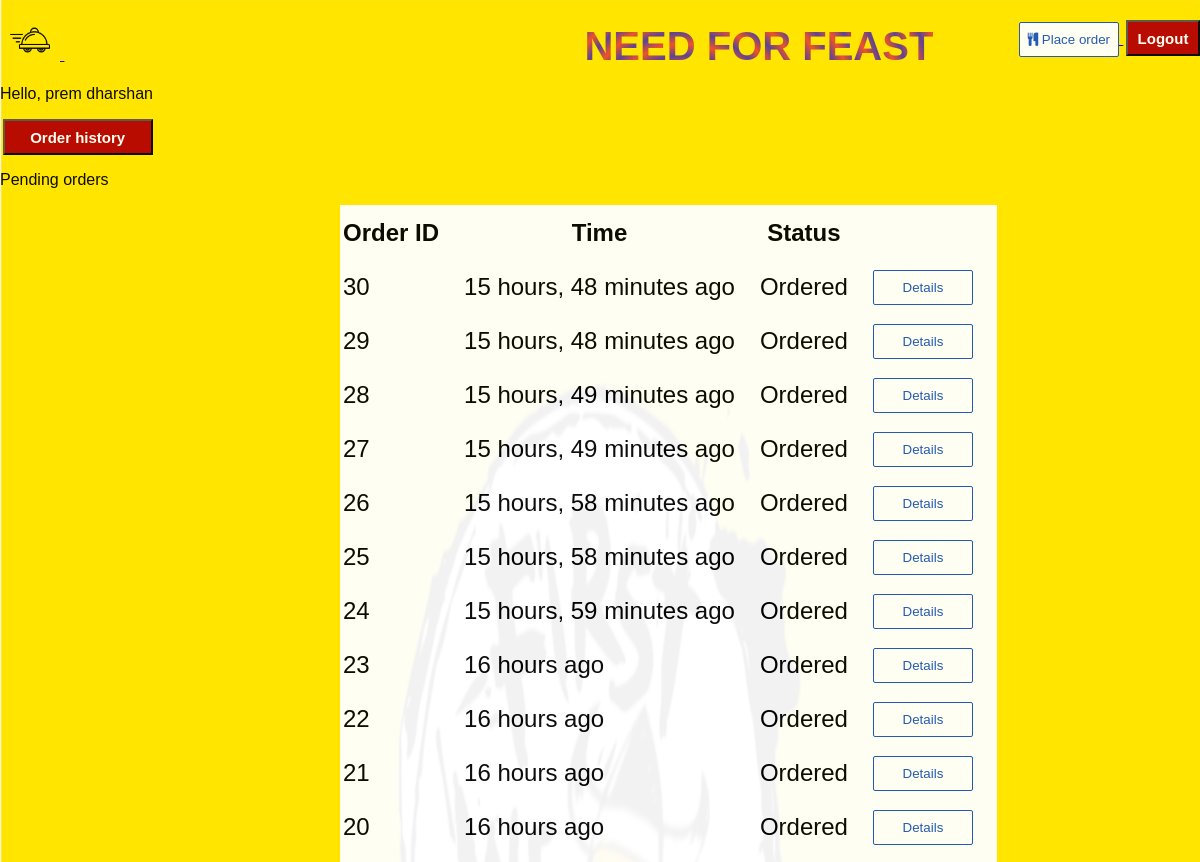
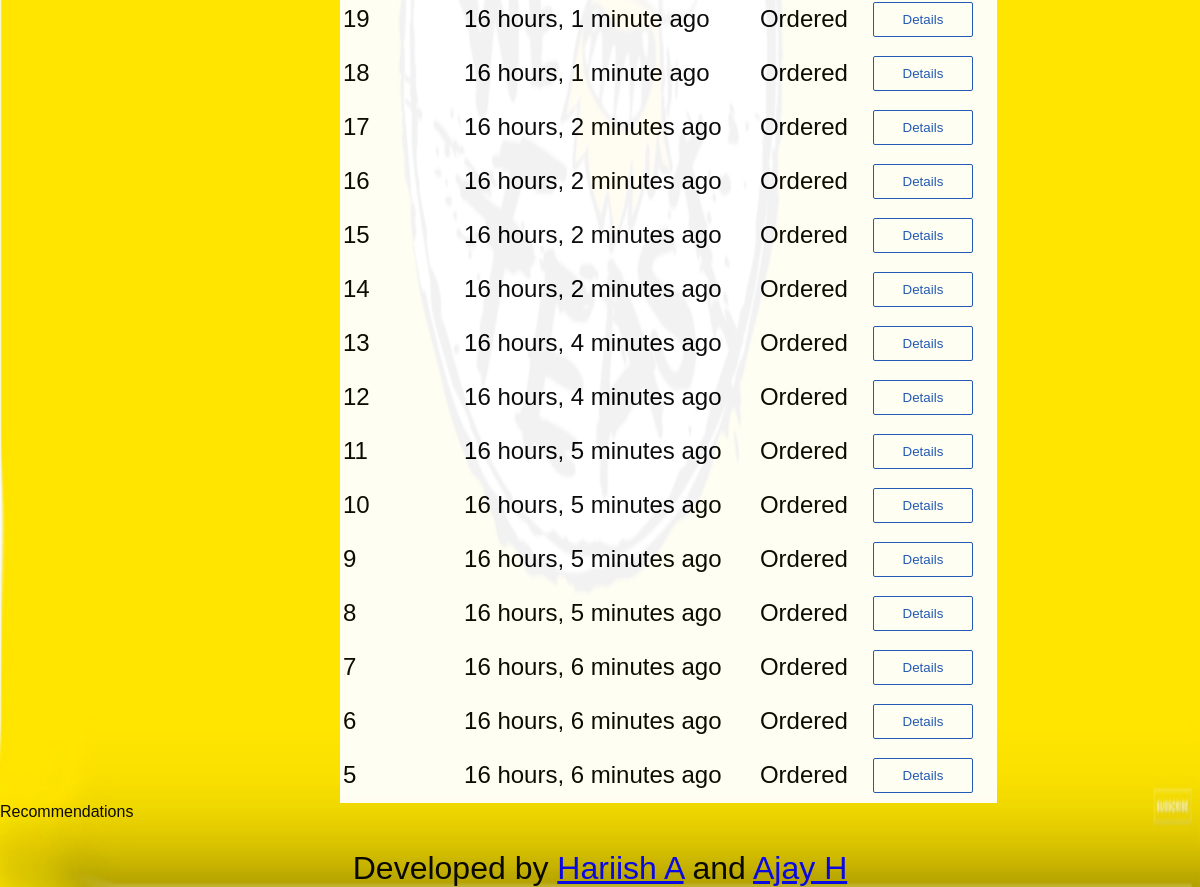
The page / (signed in) on the database as committed earlier (2 pictures, top to bottom).
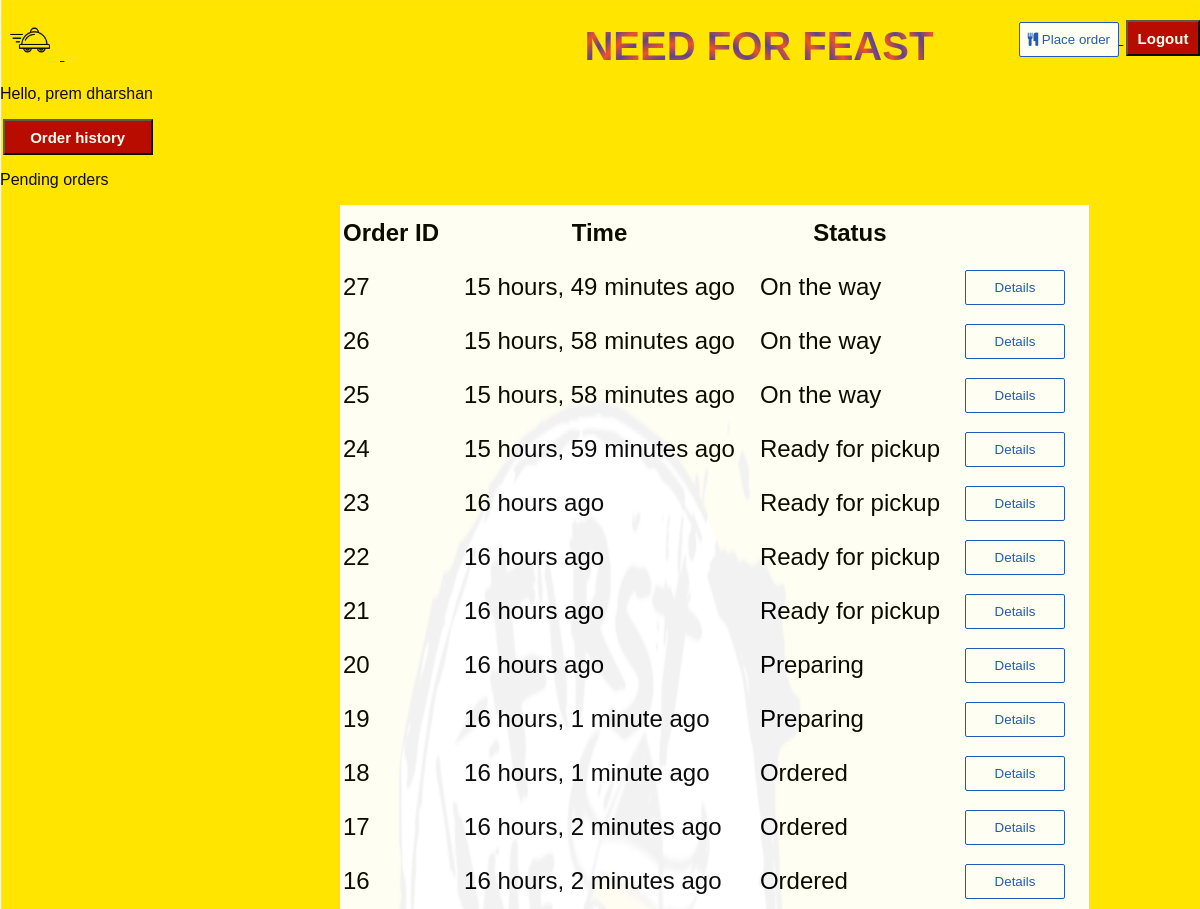
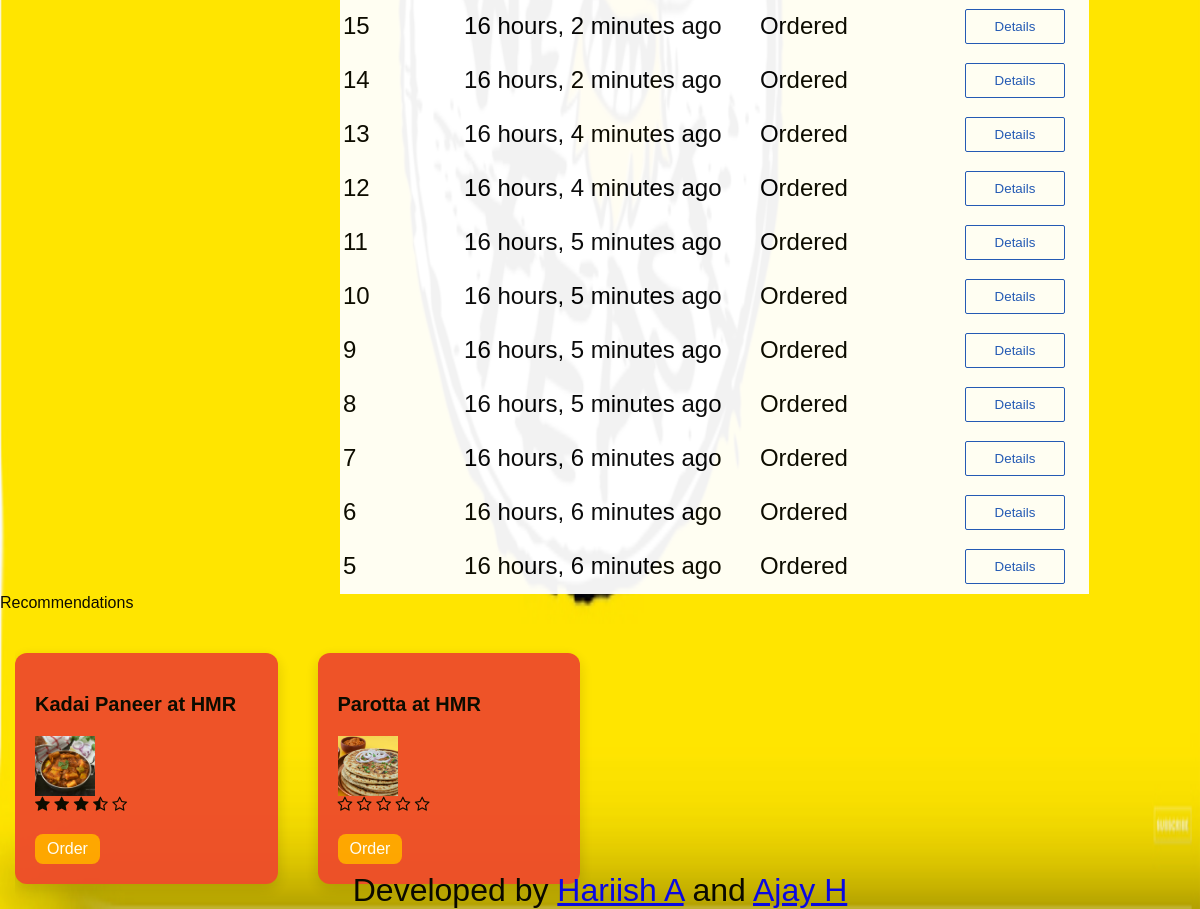
The same page on the database as committed later (2 pictures, top to bottom).
### base/models.py (models this page shows, shortened)
class Order(models.Model):
    created_on = models.DateTimeField(auto_now_add=True)
    updated = models.DateTimeField(auto_now=True)
    rating = models.DecimalField(max_digits=3, decimal_places=2, validators=[MinValueValidator(0.0), MaxValueValidator(5.0)],null=True)
    items = models.ManyToManyField(Items, related_name="placed", through='OrderItem')
    amount = models.DecimalField(max_digits=5, decimal_places=2)
    deliverer = models.ForeignKey(Deliverer, on_delete=models.DO_NOTHING, null=True)
    customer = models.ForeignKey(Customer, on_delete=models.CASCADE, related_name='foodorder')
    delivered = models. IntegerField(default=0)
    address = models.ForeignKey(Addresses, on_delete=models.DO_NOTHING, null=True)
    restaurant = models.ForeignKey(Restaurant, on_delete=models.CASCADE, null=True)
    class Meta:
        ordering = ['-created_on',]

class Items(models.Model):
    class Cusine(models.TextChoices):
        NORTH_INDIAN = 'NORTH INDIAN', 'north indian'
        CHINESE = 'CHINESE', 'chinese'
        SOUTH_INDIAN = 'SOUTH INDIAN', 'south indian'
        WESTERN = 'WESTERN', 'western'
    name = models.CharField(max_length=40)
    price = models.DecimalField(max_digits=5, decimal_places=2)
    description = models.TextField(max_length=200, null=True)
    category = models.CharField(max_length=8, choices=CustomerProfile.Preferences.choices ,default=CustomerProfile.Preferences.VEG)
    image = models.ImageField(upload_to="items/")
    quantity = models.PositiveIntegerField(null=True, validators=[MinValueValidator(0),])
    rating = models.DecimalField(max_digits=3, decimal_places=2, validators=[MinValueValidator(0.0), MaxValueValidator(5.0)], default=0,null=True)
    restaurant = models.ForeignKey(Restaurant,on_delete=models.CASCADE)
    offer = models.IntegerField(validators=[MaxValueValidator(100),MinValueValidator(0)],default=0)
    cusine = models.CharField(max_length=20, choices= Cusine.choices, default= Cusine.SOUTH_INDIAN)

class Restaurant(models.Model):
    name1 = models.CharField(max_length=30,verbose_name="Restaurant Name",default="")
    owner = models.OneToOneField(Owner,on_delete=models.CASCADE)
    image = models.ImageField(upload_to="restaurant/",null=True)
    description = models.CharField(max_length=200, null=True)
    rating = models.DecimalField(max_digits=3, decimal_places=2, validators=[MinValueValidator(0.0), MaxValueValidator(5.0)], default=0,null=True)

### base/views.py (the view, shortened to what this page needs)
# urls.py: path("", views.home, name="home"),
def home(request):
    context = {}
    if request.user.is_authenticated:
        if request.user.role == 'CUSTOMER':
            order = Order.objects.all().filter(customer_id = request.user.id, delivered__lt = 4,delivered__gte = 0)
            temp = CustomerProfile.objects.get(user_id = request.user.id)
            if temp.preference == "VEG":
                items = Items.objects.all().filter(restaurant__owner__addresses__area = request.user.addresses.area, category = temp.preference ,quantity__gt=0).order_by('-rating')
            else:
                items = Items.objects.all().filter(restaurant__owner__addresses__area = request.user.addresses.area,quantity__gt=0  ).order_by('-rating')
            context['items'] = items
            context['order_list'] = order
    return render(request, "base/home.html",context=context)

### base/templates/base/home.html (shortened to what the changed rows need)
{%load static%}
<head>
    <link rel="stylesheet" href="{%static 'styles/style.css'%}" />
    <link rel="stylesheet" href="https://cdnjs.cloudflare.com/ajax/libs/font-awesome/4.7.0/css/font-awesome.min.css">
</head>
<body class = 'main-body' >
    <div >
        {% if request.user.is_authenticated %}
            <div class="home-details">
                {%if request.user.role == 'OWNER' %}
                    Rating of {{request.user.restaurant.name1}}:
                    <span>
                        {%with r=request.user.restaurant.rating%}
                        <i class="fa fa-star{% if r == 0.5 %}-half-o{% elif r < 1 %}-o {% endif %}" aria-hidden="true"></i>
                        <i class="fa fa-star{% if r == 1.5 %}-half-o{% elif r < 2 %}-o {% endif %}" aria-hidden="true"></i>
                        <i class="fa fa-star{% if r == 2.5 %}-half-o{% elif r < 3 %}-o {% endif %}" aria-hidden="true"></i>
                        <i class="fa fa-star{% if r == 3.5 %}-half-o{% elif r < 4 %}-o {% endif %}" aria-hidden="true"></i>
                        <i class="fa fa-star{% if r == 4.5 %}-half-o{% elif r < 5 %}-o {% endif %}" aria-hidden="true"></i>
                        </span>
                        {%endwith%}
                    <br>
                    <a href = "{% url 'create_item' %}">
                        <button class = 'login-button' style='width : 100px ;'>
                            <i class="fa fa-plus" aria-hidden="true"></i>
                            Add item
                        </button>
                    </a>
                    {%if order_list%}
                        <p> Pending orders</p>
                        <table class='pending-table' style='margin-left:500px'>
                            <tr>
                                <th>Order ID </th>
                                <th> Time</th>
                                <th> </th>
                            </tr>
                        {%for order in order_list%}
                            <tr>
                                <td>
                                    {{order.pk}}
                                </td>
                                <td>
                                    {{order.created_on|timesince}} ago
                                </td>
                                <td>
                                    <a href = "{% url 'order-view' order.id %}" >
                                        <button class = 'create-button'>
                                            Details
                                        </button>
                                    </a>
                                </td>
                            </tr>
                        {%endfor%}
                        </table>
                    {%endif%}
                    {%if cooking%}
                        <p> Cooking orders</p>
                        <form action="" method='POST'>
                            {%csrf_token%}
                            <table class='pending-table' style='margin-left:440px'>
                                <tr>
                                    <th>Order ID </th>
                                    <th> Time</th>
                                    <th> </th>
                                    <th> </th>
                                </tr>
                                {%for order in cooking%}
                                    <tr>
                                        <td>
                                            {{order.pk}}
                                        </td>
                                        <td>
                                            {{order.created_on|timesince}} ago
                                        </td>
                                        <td>
                                            <a href = "{% url 'order-view' order.id %}" >
                                                <button class = 'create-button'>
                                                    Details
                                                </button>
                                            </a>
                                        </td>
                                        <td>
                                            <input type="checkbox" name="send_list" value="{{order.pk}}"/>
                                        </td>
                                    </tr>
                                {%endfor%}
                                </table>
                            <input type='submit' name='Send' value='Send to delivery' style='width:150'/>
                        </form>
                    {%endif%}
                    <br>
                    <table class = "pending-table" >
                        <tr>
                            <th> Image </th>
                            <th> Item Name </th>
                            <th> Category</th>
                            <th> Price </th>
                            <th> Offer </th>
                            <th> Quantity </th>
                            <th> Rating </th>
                            <th> </th>
                            <th> </th>
                        </tr>
                        {% for item in item_list %}
                            <tr>
                                <td> <img class="menu-item-image" src="{{item.image.url }}" width="60px" height="60px"/> </td>
                                <td> {{item.name}} </td>
                                <td>
                                {%if item.category == 'VEG' %}
                                    <img src = "{%static 'images/veg.png'%}" width='40px' height='40px'/>
                                {%else%}
                                    <img src = "{%static 'images/nonveg.png'%}" width='40px' height='40px'/>
                                {%endif%}
                                </td>
                                <td> {{item.price|floatformat:"0"}} </td>
                                <td> {{item.offer}} </td>
                                <td > {{item.quantity}}</td>
                                <td>
                                    <span>
                                        <i class="fa fa-star{% if item.rating == 0.5 %}-half-o{% elif item.rating < 1 %}-o {% endif %}" aria-hidden="true"></i>
                                        <i class="fa fa-star{% if item.rating == 1.5 %}-half-o{% elif item.rating < 2 %}-o {% endif %}" aria-hidden="true"></i>
                                        <i class="fa fa-star{% if item.rating == 2.5 %}-half-o{% elif item.rating < 3 %}-o {% endif %}" aria-hidden="true"></i>
                                        <i class="fa fa-star{% if item.rating == 3.5 %}-half-o{% elif item.rating < 4 %}-o {% endif %}" aria-hidden="true"></i>
                                        <i class="fa fa-star{% if item.rating == 4.5 %}-half-o{% elif item.rating < 5 %}-o {% endif %}" aria-hidden="true"></i>
                                        </span>
                                </td>
                                <td>
                                    <a href = "{% url 'update-item' item.id %}">
                                        <button class = 'create-button' style='margin-top :0; width : 50'>
                                        <i class="fa fa-lg fa-pencil-square-o" aria-hidden="true"></i>
                                        </button>
                                    </a>
                                </td>
                                <td>
                                    <a href = "{% url 'delete-item' item.id %}">
                                        <button class = 'login-button' style='margin-top :0; width : 50'>
                                            <i class="fa fa-lg fa-trash-o" aria-hidden="true" style=''></i>
                                        </button>
                                    </a>
                                </td>
                            </tr>
                        {% endfor %}
                    </table>
                {%elif request.user.role == 'CUSTOMER' %}
                    {%if order_list%}
                        <table class='pending-table'>
                            <tr>
                                <th> Order ID</th>
                                <th> Time</th>
                                <th> Status</th>
                                <th> </th>
                            </tr>
                        {%for order in order_list%}
                        <tr>
                            <td>
                                {{order.pk}}
                            </td>
                            <td>
                                {{order.created_on|timesince}} ago
                            </td>
                            <td>
                                {%if order.delivered == 3 %}
                                    On the way
                                {%elif order.delivered == 2 %}
                                    Ready for pickup
                                {%elif order.delivered == 1 %}
                                    Preparing
                                {%elif order.delivered == 0 %}
                                    Ordered
                                {%elif order.delivered == -1 %}
                                    Refused order
                                {%endif%}
                            </td>
                            <td>
                                <a href = "{% url 'order-view' order.id %}" >
                                    <button class = 'create-button'>
                                        Details
                                    </button>
                                </a>
                            </td>
                        </tr>
                        {%endfor%}
                    </table>
                    {%endif%}
                <div>
                    <div class="scroll-container">
                        <ul class="cards">
                            {%for item in items%}
                            <li class="card">
                            <div>
                                <h3 class="card-title">{{item.name}} at {{item.restaurant.name1}}</h3>
                                <div class="card-content">
                                    <img src="{{item.image.url }}" width="60px" height="60px">
                                    <br>
                                    <span>
                                        <i class="fa fa-star{% if item.rating == 0.5 %}-half-o{% elif item.rating < 1 %}-o {% endif %}" aria-hidden="true"></i>
                                        <i class="fa fa-star{% if item.rating == 1.5 %}-half-o{% elif item.rating < 2 %}-o {% endif %}" aria-hidden="true"></i>
                                        <i class="fa fa-star{% if item.rating == 2.5 %}-half-o{% elif item.rating < 3 %}-o {% endif %}" aria-hidden="true"></i>
                                        <i class="fa fa-star{% if item.rating == 3.5 %}-half-o{% elif item.rating < 4 %}-o {% endif %}" aria-hidden="true"></i>
                                        <i class="fa fa-star{% if item.rating == 4.5 %}-half-o{% elif item.rating < 5 %}-o {% endif %}" aria-hidden="true"></i>
                                        </span>
                                </div>
                            </div>
                            <div class="card-link-wrapper">
                              <a href="{% url 'order' item.restaurant.pk %}" class="card-link">Order</a>
                            </div>
                          </li>
                          {%endfor%}
                        </ul>
                      </div>
                </div>
                {%endif%}
            </div>
            {% endif %}
    </div>
</body>

Rows that differ between the two databases and show on the page:
no longer on this page (row edited): Order: pk "30", created_on "15 hours, 48 minutes", delivered "Ordered"
no longer on this page (row edited): Order: pk "29", created_on "15 hours, 48 minutes", delivered "Ordered"
no longer on this page (row edited): Order: pk "28", created_on "15 hours, 49 minutes", delivered "Ordered"
changed Order "15 hours, 49 minutes": delivered "Ordered" → "On the way"
changed Order id 26: delivered "Ordered" → "On the way"
changed Order id 25: delivered "Ordered" → "On the way"
changed Order "15 hours, 59 minutes": delivered "Ordered" → "Ready for pickup"
changed Order id 23: delivered "Ordered" → "Ready for pickup"
changed Order id 22: delivered "Ordered" → "Ready for pickup"
changed Order id 21: delivered "Ordered" → "Ready for pickup"
changed Order id 20: delivered "Ordered" → "Preparing"
changed Order id 19: delivered "Ordered" → "Preparing"
now on this page (row edited): Items: name "Kadai Paneer", restaurant.name1 "HMR", image (picture), rating 3.5 (drawn)
now on this page (row edited): Items: name "Parotta", restaurant.name1 "HMR", image (picture), rating 0 (drawn)
